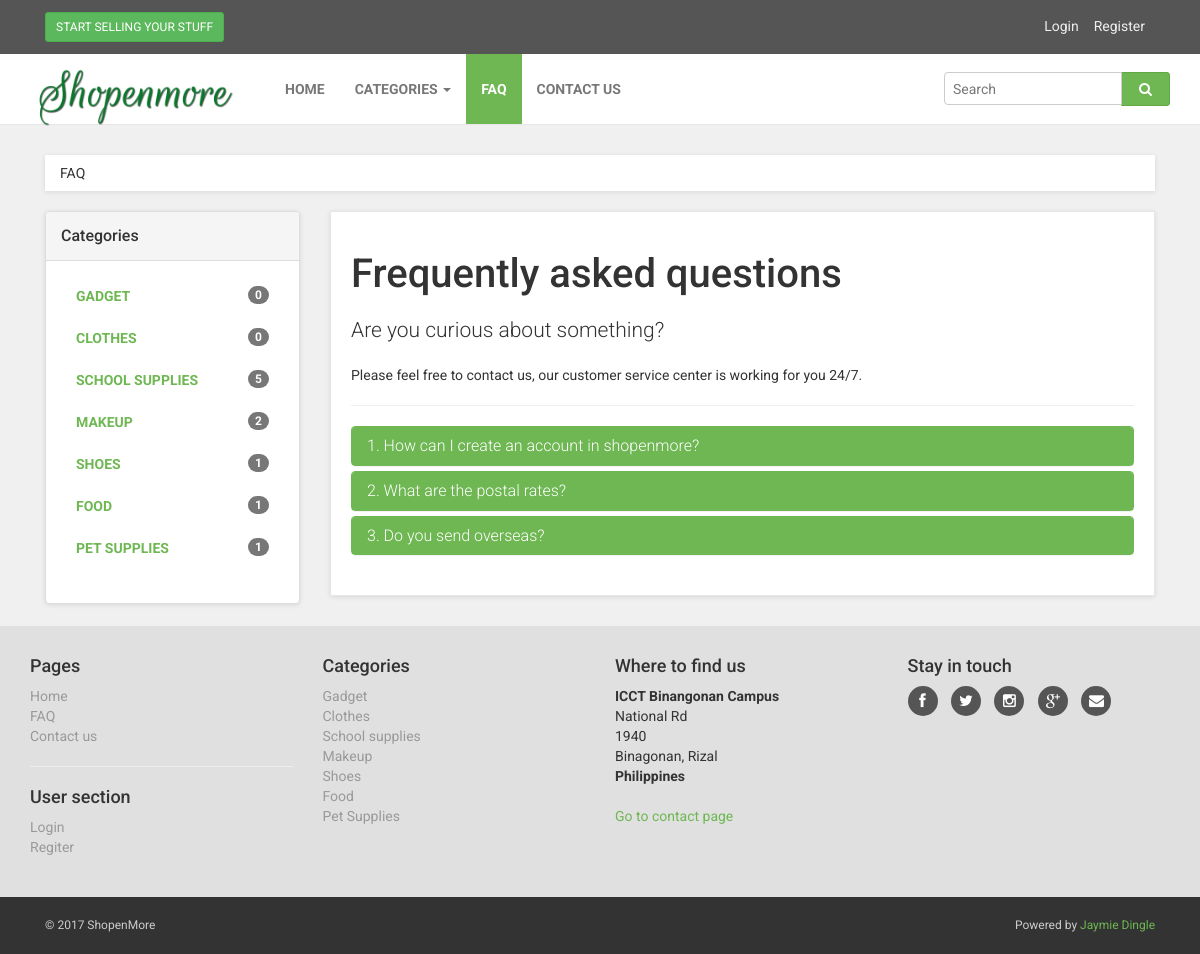
Page /faq.php on the earlier database version.
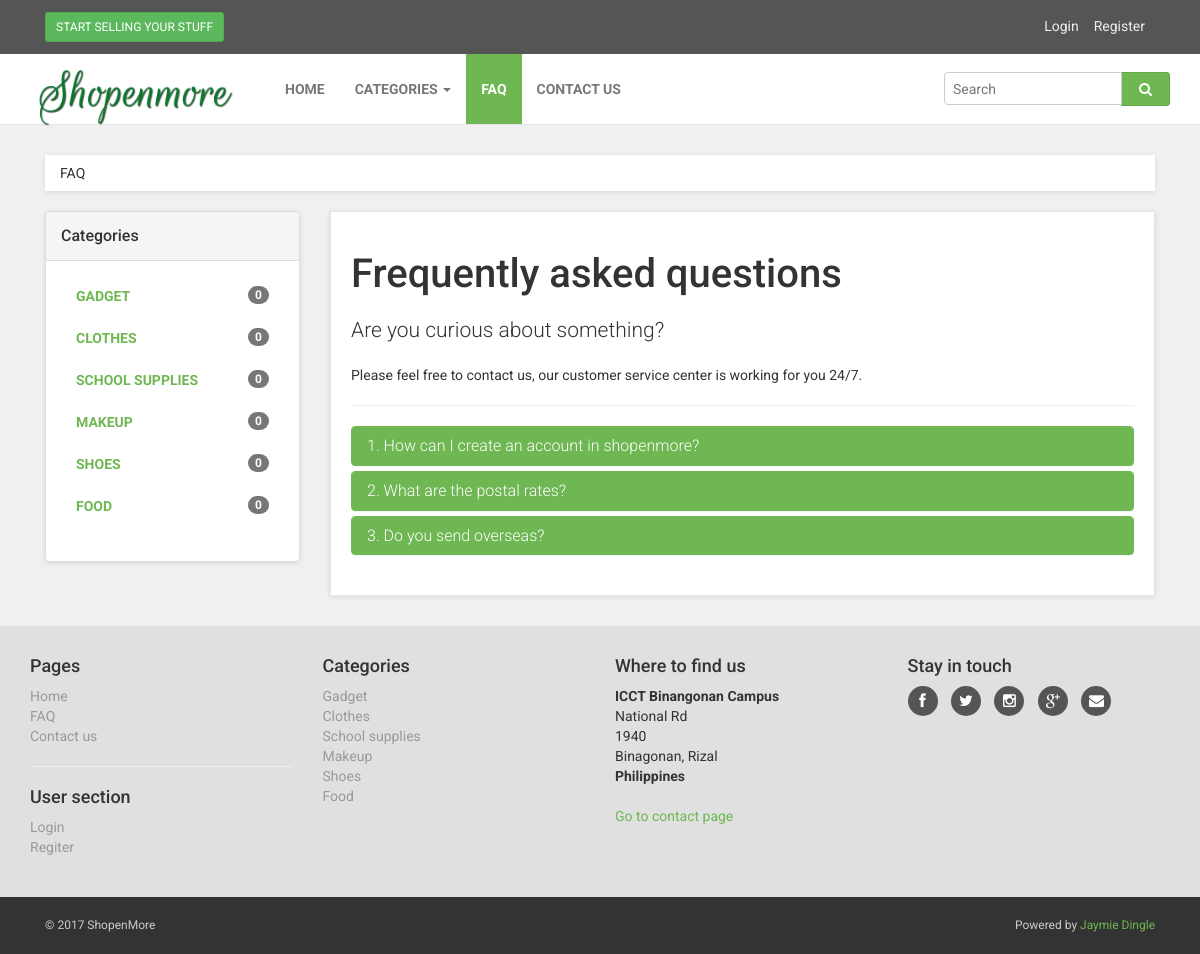
Same page on the later database version.
### tables this page shows
CREATE TABLE `tb_item_category` (
  `id` int(11) NOT NULL,
  `name` varchar(100) NOT NULL,
  `theme` text NOT NULL,
  `image_url` text NOT NULL,
  `is_active` tinyint(1) NOT NULL DEFAULT '1'
);

### libs/meekrodb.2.3.class.php (called while the page is built, shortened)
<?php
class DB {
  protected static $mdb = null;
  public static function getMDB() {
    $mdb = DB::$mdb;
    if ($mdb === null) {
      $mdb = DB::$mdb = new MeekroDB();
    }
    $db_class_vars = get_class_vars('DB');
    return $mdb;
  }
  public static function query() { $args = func_get_args(); return call_user_func_array(array(DB::getMDB(), 'query'), $args); }
  public static function count() { $args = func_get_args(); return call_user_func_array(array(DB::getMDB(), 'count'), $args); }
}
class MeekroDB {
  public $encoding = 'latin1';
  public $param_char = '%';
  public $named_param_seperator = '_';
  public $connect_options = array(MYSQLI_OPT_CONNECT_TIMEOUT => 30);
  public $internal_mysql = null;
  public $num_rows = 0;
  public function __construct($host=null, $user=null, $password=null, $dbName=null, $port=null, $encoding=null) {
    if ($encoding === null) $encoding = DB::$encoding;
    $this->encoding = $encoding;
  }
  public function get() {
    $mysql = $this->internal_mysql;
    if (!($mysql instanceof MySQLi)) {
      $mysql = new mysqli();
      foreach ($this->connect_options as $key => $value) {
        $mysql->options($key, $value);
      }
      $mysql->set_charset($this->encoding);
      $this->internal_mysql = $mysql;
    }
    return $mysql;
  }
  public function count() { $args = func_get_args(); return call_user_func_array(array($this, 'numRows'), $args); }
  public function numRows() { return $this->num_rows; }
  protected function preparseQueryParams() {
    $args = func_get_args();
    $sql = trim(strval(array_shift($args)));
    $args_all = $args;
    if (count($args_all) == 0) return array($sql);
    $param_char_length = strlen($this->param_char);
    $named_seperator_length = strlen($this->named_param_seperator);
    $types = array(
      $this->param_char . 'll',
      $this->param_char . 'ls',
      $this->param_char . 'l',
      $this->param_char . 'li',
      $this->param_char . 'ld',
      $this->param_char . 'lb',
      $this->param_char . 'lt',
      $this->param_char . 's',
      $this->param_char . 'i',
      $this->param_char . 'd',
      $this->param_char . 'b',
      $this->param_char . 't',
      $this->param_char . '?',
      $this->param_char . 'ss'
    );
    $posList = array();
    foreach ($types as $type) {
      $lastPos = 0;
      while (($pos = strpos($sql, $type, $lastPos)) !== false) {
        $lastPos = $pos + 1;
        $posList[$pos] = $type;
      }
    }
    ksort($posList);
    $chunkyQuery = array();
    $pos_adj = 0;
    foreach ($posList as $pos => $type) {
      $type = substr($type, $param_char_length);
      $length_type = strlen($type) + $param_char_length;
      $new_pos = $pos + $pos_adj;
      $new_pos_back = $new_pos + $length_type;
      $arg_number_length = 0;
      if ($arg_number_length = strspn($sql, '0123456789', $new_pos_back)) {
        $arg_number = substr($sql, $new_pos_back, $arg_number_length);
        if (! array_key_exists($arg_number, $args_all)) $this->nonSQLError("Non existent argument reference (arg $arg_number): $sql");
        $arg = $args_all[$arg_number];
      } else {
        $arg = array_shift($args);
      }
      if ($new_pos > 0) $chunkyQuery[] = substr($sql, 0, $new_pos);
      if (is_object($arg) && ($arg instanceof WhereClause)) {
        list($clause_sql, $clause_args) = $arg->textAndArgs();
        array_unshift($clause_args, $clause_sql);
        $preparsed_sql = call_user_func_array(array($this, 'preparseQueryParams'), $clause_args);
        $chunkyQuery = array_merge($chunkyQuery, $preparsed_sql);
      } else {
        $chunkyQuery[] = array('type' => $type, 'value' => $arg);
      }
      $sql = substr($sql, $new_pos_back + $arg_number_length);
      $pos_adj -= $new_pos_back + $arg_number_length;
    }
    return $chunkyQuery;
  }
  protected function escape($str) { return "'" . $this->get()->real_escape_string(strval($str)) . "'"; }
  protected function parseQueryParams() {
    $args = func_get_args();
    $chunkyQuery = call_user_func_array(array($this, 'preparseQueryParams'), $args);
    $query = '';
    foreach ($chunkyQuery as $chunk) {
      if (is_string($chunk)) {
        $query .= $chunk;
        continue;
      }
      $type = $chunk['type'];
      $arg = $chunk['value'];
      $result = '';
      if ($type == 's') $result = $this->escape($arg);
      $query .= $result;
    }
    return $query;
  }
  protected function prependCall($function, $args, $prepend) { array_unshift($args, $prepend); return call_user_func_array($function, $args); }
  public function query() { $args = func_get_args(); return $this->prependCall(array($this, 'queryHelper'), $args, 'assoc'); }
  protected function queryHelper() {
    $args = func_get_args();
    $type = array_shift($args);
    $db = $this->get();
    $is_buffered = true;
    $row_type = 'assoc';
    $full_names = false;
    $sql = call_user_func_array(array($this, 'parseQueryParams'), $args);
    $result = $db->query($sql, $is_buffered ? MYSQLI_STORE_RESULT : MYSQLI_USE_RESULT);
    if ($is_buffered && ($result instanceof MySQLi_Result)) $this->num_rows = $result->num_rows;
    else $this->num_rows = null;
    $return = array();
    while ($row = ($row_type == 'assoc' ? $result->fetch_assoc() : $result->fetch_row())) {
      $return[] = $row;
    }
    return $return;
  }
}
?>

### includes/sidemenu.php (shortened to what the changed rows need)
 <div class="col-md-3">
    <div class="panel panel-default sidebar-menu">
        <div class="panel-body">
            <ul class="nav nav-pills nav-stacked category-menu">
                 <?php foreach($item_categories as $key=>$cat){ ?>
                 <?php
                    $counter = DB::count();
                 ?>
                <li class="category_<?php echo $cat['id']; ?>">
                    <a href="category.php?id=<?php echo $cat['id']; ?>"> <span class="badge pull-right"><?php echo $counter; ?></span> <?php echo $cat['name']; ?> </a>
                </li>
                <?php } ?>
            </ul>
        </div>
    </div>
</div>

### includes/footer.php (shortened to what the changed rows need)
        <div id="footer" data-animate="fadeInUp">
            <div class="container">
                <div class="row">
                    <div class="col-md-3 col-sm-6">
                        <ul>
                            <?php foreach($item_categories as $key=>$category){ ?>
                            <li><a href="category.php?id=<?php echo $category['id']; ?>"><?php echo $category['name']; ?></a>
                            </li>
                            <?php } ?>
                        </ul>
                    </div>
                </div>
            </div>
        </div>
    </div>
</body>
</html>

Differences in the rows shown:
removed tb_item_category: counter "1", name "PET SUPPLIES", name "Pet Supplies"
computed for tb_item_category "SCHOOL SUPPLIES": counter "5" → "0"
computed for tb_item_category "MAKEUP": counter "2" → "0"
computed for tb_item_category "SHOES": counter "1" → "0"
computed for tb_item_category "FOOD": counter "1" → "0"
